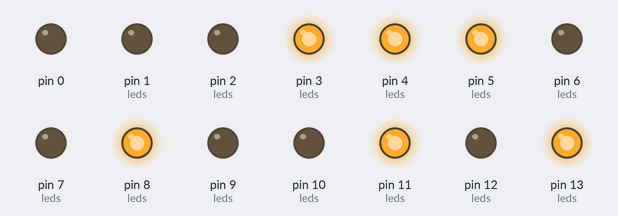
Recording of a sketch running on a simulated Arduino Uno, built with avr-gcc and run on an emulated ATmega328P. On the bench: output pins drawn as LEDs (lit = HIGH).

Above: at 0.1 s.
At 60.1 s:
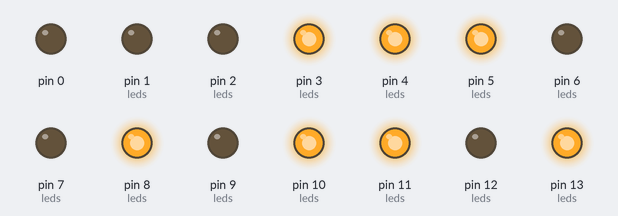
At 120.1 s:
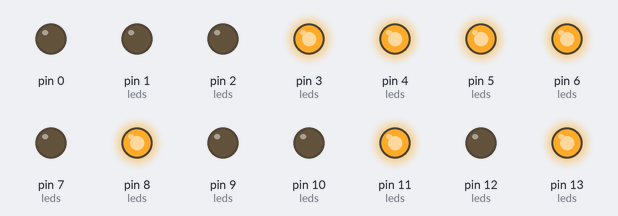
Timing chart, 0 to 121.6 s (numbered marks = the images above):
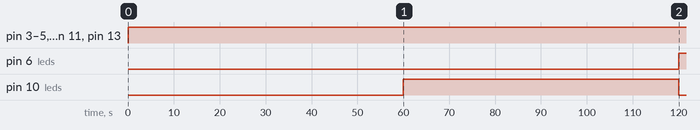

The sketch:

horloge_binaire.ino
```cpp
/***********************************************************
Description: Horloge binaire
***********************************************************/

// definir l'heure a l'allumage ici
int second=0, minute=0, hour=0;


int munit,hunit,valm=0,valh=0,ledstats,i;
// Matrice de description des positions des LEDS
int leds[4][4] = {
 {17,2,17,1},
 {17,5,4,3},
 {9,8,7,6},
 {13,12,11,10}
};
void setup() {
//set outputs
for(int k=0;k<=13;k++) {
  pinMode(k, OUTPUT);
  digitalWrite(k, LOW);

}
hour = 16;
minute = 54;
second=0;
}

void loop() {

static unsigned long lastTick = 0;
// Cette variable va nous permettre de compter les secondes qui passent
// dans la boucle qui suit
if (millis() - lastTick >= 1000) {
  lastTick = millis();
  second++;
}

// On avance d'une minute toutes les 60 secondes
  if (second >= 60) {
  minute++;
  second = 0; // et les secondes repartent a 0
}

// On avance d'une heure toutes les 60 minutes
if (minute >=60) {
  hour++;
  minute = 0; // et les minutes repartent a 0
}

// On avance d'une journee toutes les 24 heures
if (hour >=24) {
  hour  = 0;
  minute  = 0; // et les heures repartent a 0
}

  // Le calcul qui suit permet de convertir l'heure en systeme binaire
  munit = minute%10; // reste de la division des minutes par 10
  hunit = hour%10; // reste de la division des heures par 10

  //conversion des minutes. Chaque ligne gere une ligne de la quatrieme colonne.
  if(munit == 1 || munit == 3 || munit == 5 || munit == 7 || munit == 9) {  digitalWrite(leds[3][3], HIGH);} else {  digitalWrite(leds[3][3],LOW);}
  if(munit == 2 || munit == 3 || munit == 6 || munit == 7) {digitalWrite(leds[2][3], HIGH);} else {digitalWrite(leds[2][3],LOW);}
  if(munit == 4 || munit == 5 || munit == 6 || munit == 7) {digitalWrite(leds[1][3], HIGH);} else {digitalWrite(leds[1][3],LOW);}
  if(munit == 8 || munit == 9) {digitalWrite(leds[0][3], HIGH);} else {digitalWrite(leds[0][3],LOW);}

  //conversion des dizaines de minutes. Chaque ligne gere une ligne de la troisieme colonne.
  if((minute >= 10 && minute < 20) || (minute >= 30 && minute < 40) || (minute >= 50 && minute < 60))  {digitalWrite(leds[3][2], HIGH);} else {digitalWrite(leds[3][2],LOW);}
  if(minute >= 20 && minute < 40)  {digitalWrite(leds[2][2], HIGH);} else {digitalWrite(leds[2][2],LOW);}
  if(minute >= 40 && minute < 60) {digitalWrite(leds[1][2], HIGH);} else {digitalWrite(leds[1][2],LOW);}

  //conversion des heures. Chaque ligne gere une ligne de la deuxieme colonne.
  if(hunit == 1 || hunit == 3 || hunit == 5 || hunit == 7 || hunit == 9) {digitalWrite(leds[3][1], HIGH);} else {digitalWrite(leds[3][1],LOW);}
  if(hunit == 2 || hunit == 3 || hunit == 6 || hunit == 7) {digitalWrite(leds[2][1], HIGH);} else {digitalWrite(leds[2][1],LOW);}
  if(hunit == 4 || hunit == 5 || hunit == 6 || hunit == 7) {digitalWrite(leds[1][1], HIGH);} else {digitalWrite(leds[1][1],LOW);}
  if(hunit == 8 || hunit == 9) {digitalWrite(leds[0][1], HIGH);} else {digitalWrite(leds[0][1],LOW);}


  //conversion des dizaines d'heures. Chaque ligne gere une ligne de la premiere colonne.
  if(hour >= 10 && hour < 20)  {digitalWrite(leds[3][0], HIGH);} else {digitalWrite(leds[3][0],LOW);}
  if(hour >= 20 && hour < 24)  {digitalWrite(leds[2][0], HIGH);} else {digitalWrite(leds[2][0],LOW);}
}
```

Measured:
- by itself, pin 3 (leds), pin 4 (leds), pin 5 (leds), pin 8 (leds), pin 11 (leds), pin 13 (leds): LOW → HIGH at 0.00 s
- by itself, pin 6 (leds): LOW → HIGH at 120 s
- by itself, pin 10 (leds): LOW → HIGH at 60.0 s, → LOW 60.0 s later
